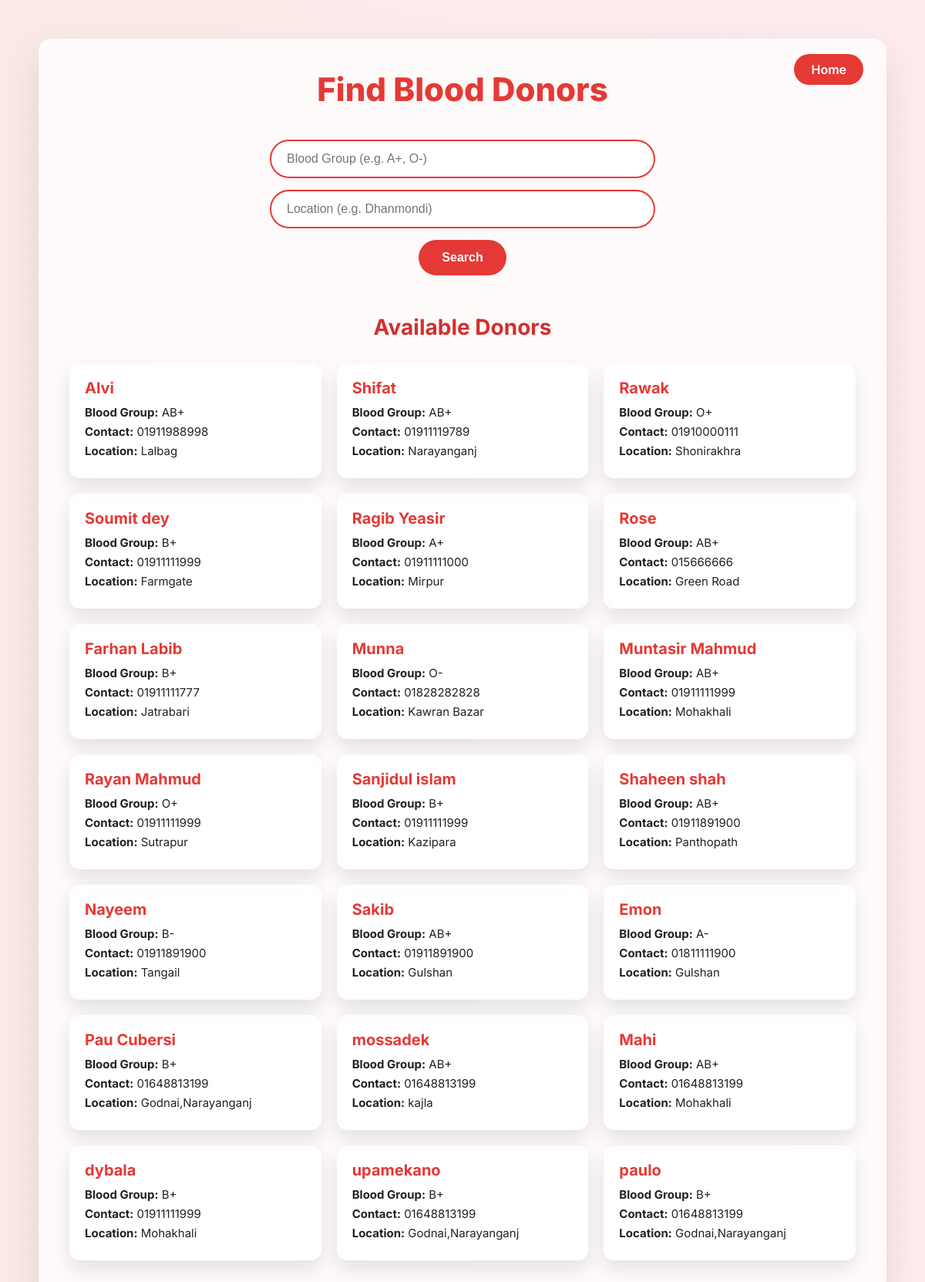
The app's page /products/search/ with its own data.
### products/models.py (models this page shows, shortened)
class Product(models.Model):
    name = models.CharField(max_length=100)
    blood_group = models.CharField(max_length=10)
    gender = models.CharField(max_length=10)
    phone_number = models.CharField(max_length=11)
    age = models.IntegerField(default=0)
    national_number = models.CharField(max_length=20)
    present_address = models.CharField(max_length=200, default="")

### products/views.py (the view)
# urls.py: path('search/', views.product_search, name='product_search'),
def product_search(request):
    search_query = request.GET.get('search_query', '')
    location_query = request.GET.get('location_query', '')
    results = Product.objects.all()
    if search_query:
        results = results.filter(blood_group__icontains=search_query)
    if location_query:
        results = results.filter(present_address__icontains=location_query)
    context = {
        'products': Product.objects.all(),
        'results': results,
    }
    return render(request, 'home2.html', context)

### templates/home2.html (shortened to what this page needs)
<!DOCTYPE html>
<html lang="en">
<head>
</head>
<body>
<div class="container">
    <a href="{% url 'home' %}" class="btn-home">Home</a>
    <h1>Find Blood Donors</h1>
<div class="search-form">
  <form method="get" action="{% url 'product_search' %}" class="search-bar">
    <div style="display: flex; flex-wrap: wrap; gap: 15px; justify-content: center;">
      <input type="text" name="search_query" id="search_query"
             placeholder="Blood Group (e.g. A+, O-)" value="{{ request.GET.search_query }}">
      <input type="text" name="location_query" id="location_query"
             placeholder="Location (e.g. Dhanmondi)" value="{{ request.GET.location_query }}">
    </div>
    <div style="margin-top: 15px; text-align: center;">
      <button type="submit">Search</button>
    </div>
  </form>
</div>
    {% if request.GET.search_query or request.GET.location_query %}
        {% if results %}
            <h2 class="results-header">Search Results</h2>
            <div class="donor-grid">
                {% for product in results %}
                    <div class="donor-info">
                        <h2>{{ product.name }}</h2>
                        <p><strong>Blood Group:</strong> {{ product.blood_group }}</p>
                        <p><strong>Contact:</strong> {{ product.phone_number }}</p>
                        <p><strong>Location:</strong> {{ product.present_address }}</p>
                    </div>
                {% endfor %}
            </div>
        {% else %}
            <p class="no-results">No donors found for the given criteria.</p>
        {% endif %}
    {% else %}
        <h2 class="results-header">Available Donors</h2>
        {% if products %}
            <div class="donor-grid">
                {% for product in products %}
                    <div class="donor-info">
                        <h2>{{ product.name }}</h2>
                        <p><strong>Blood Group:</strong> {{ product.blood_group }}</p>
                        <p><strong>Contact:</strong> {{ product.phone_number }}</p>
                        <p><strong>Location:</strong> {{ product.present_address }}</p>
                    </div>
                {% endfor %}
            </div>
        {% else %}
            <p class="no-results">No donors available right now.</p>
        {% endif %}
    {% endif %}
</div>
</body>
</html>

### templates/home2.html (style rules this page uses)
:root { --primary: #e53935; --background: #f7f7f7; --text-dark: #222; --card-bg: rgba(255, 255, 255, 0.7); --glass-blur: blur(12px); }
* { margin: 0; padding: 0; box-sizing: border-box; }
body { font-family: 'Inter', sans-serif; background: linear-gradient(to right, #fbe9e7, #ffebee); color: var(--text-dark); }
.container { max-width: 1100px; margin: 50px auto; padding: 40px; background: #ffffffc0; border-radius: 16px; box-shadow: 0 20px 50px rgba(0, 0, 0, 0.1); backdrop-filter: var(--glass-blur); position: relative; }
.btn-home { position: absolute; top: 20px; right: 30px; background-color: var(--primary); color: #fff; padding: 10px 22px; border-radius: 30px; text-decoration: none; font-weight: 600; transition: 0.3s ease; }
h1 { text-align: center; font-size: 42px; margin-bottom: 40px; color: var(--primary); font-weight: 800; }
.search-form { display: flex; flex-direction: column; align-items: center; gap: 15px; margin-bottom: 50px; }
.search-form input { width: 100%; max-width: 500px; padding: 14px 20px; border-radius: 30px; border: 2px solid var(--primary); font-size: 16px; background: #fff; transition: 0.3s; }
.search-form button { padding: 14px 30px; font-size: 16px; border: none; background: var(--primary); color: white; border-radius: 30px; font-weight: 600; cursor: pointer; transition: 0.3s ease; }
.results-header { text-align: center; font-size: 28px; margin-bottom: 30px; color: #d32f2f; }
.donor-grid { display: grid; grid-template-columns: repeat(auto-fit, minmax(280px, 1fr)); gap: 20px; }
.donor-info { background: var(--card-bg); padding: 20px; border-radius: 14px; box-shadow: 0 12px 24px rgba(0, 0, 0, 0.1); backdrop-filter: var(--glass-blur); transition: transform 0.3s ease; }
.donor-info h2 { color: var(--primary); margin-bottom: 10px; font-size: 20px; }
.donor-info p { font-size: 15px; margin: 6px 0; }

### records on screen
Product: name "Alvi", blood_group "AB+", phone_number "01911988998", present_address "Lalbag"
Product: name "Shifat", blood_group "AB+", phone_number "01911119789", present_address "Narayanganj"
Product: name "Rawak", blood_group "O+", phone_number "01910000111", present_address "Shonirakhra"
Product: name "Soumit dey", blood_group "B+", phone_number "01911111999", present_address "Farmgate"
Product: name "Ragib Yeasir", blood_group "A+", phone_number "01911111000", present_address "Mirpur"
Product: name "Rose", blood_group "AB+", phone_number "015666666", present_address "Green Road"
Product: name "Farhan Labib", blood_group "B+", phone_number "01911111777", present_address "Jatrabari"
Product: name "Munna", blood_group "O-", phone_number "01828282828", present_address "Kawran Bazar"
Product: name "Muntasir Mahmud", blood_group "AB+", phone_number "01911111999", present_address "Mohakhali"
Product: name "Rayan Mahmud", blood_group "O+", phone_number "01911111999", present_address "Sutrapur"
Product: name "Sanjidul islam", blood_group "B+", phone_number "01911111999", present_address "Kazipara"
Product: name "Shaheen shah", blood_group "AB+", phone_number "01911891900", present_address "Panthopath"
Product: name "Nayeem", blood_group "B-", phone_number "01911891900", present_address "Tangail"
Product: name "Sakib", blood_group "AB+", phone_number "01911891900", present_address "Gulshan"
Product: name "Emon", blood_group "A-", phone_number "01811111900", present_address "Gulshan"
Product: name "Pau Cubersi", blood_group "B+", phone_number "01648813199", present_address "Godnai,Narayanganj"
Product: name "mossadek", blood_group "AB+", phone_number "01648813199", present_address "kajla"
Product: name "Mahi", blood_group "AB+", phone_number "01648813199", present_address "Mohakhali"
Product: name "dybala", blood_group "B+", phone_number "01911111999", present_address "Mohakhali"
Product: name "upamekano", blood_group "B+", phone_number "01648813199", present_address "Godnai,Narayanganj"
Product: name "paulo", blood_group "B+", phone_number "01648813199", present_address "Godnai,Narayanganj"
